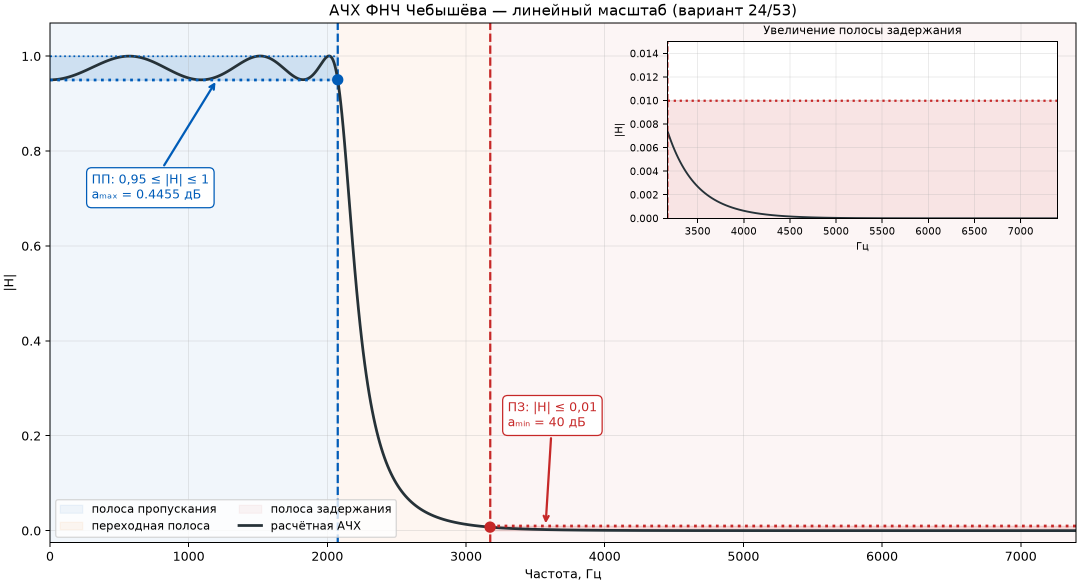
#> input picture лабораторные/исправленые/лаба3/АЧХ линейная — расчётный график.png, 2160 x 1170 px (shown at 1/2 size)
$ python -i annotate_reports.py   (imports and definitions only)
#> lines starting #> are read from the running program, lines starting #| are printed output that depends on the picture
#!/usr/bin/env python3
"""Размечает АЧХ ЛР №3 и №4 для варианта 12 / зачётки 06.

Стиль разметки повторяет предоставленные примеры: толстые цветные линии
границ ПП/ПЗ, горизонтальные контрольные уровни, двойная стрелка 40 дБ и
простые подписи без развёрнутых вычислений. Для ЛР №4 дополнительно
вставляется ответ на экспериментальное задание №3.

Исходные DOCX в `лабораторные/текущие/` не изменяются. Исправленные копии
создаются в `лабораторные/исправленые/лаба3/` и `.../лаба4/`.

Зависимость: Pillow (`python3 -m pip install pillow`).
"""

from __future__ import annotations

import argparse
import io
import shutil
import tempfile
from html import escape
from pathlib import Path
from xml.etree import ElementTree as ET
from zipfile import ZIP_DEFLATED, ZipFile

from PIL import Image, ImageDraw, ImageFont

ROOT = Path(__file__).resolve().parents[2]
CURRENT = ROOT / "лабораторные" / "текущие"
CORRECTED = ROOT / "лабораторные" / "исправленые"

# Правая граница частотной оси на всех четырёх скриншотах «Спектр-2».
F_DISPLAY_MAX = 5724.71

# Общие требования варианта 12 / зачётки 06.
F_ANALOG_PASS = 3740.0
F_ANALOG_STOP = 1440.0
A_MAX_DB = 0.4455
A_MIN_DB = 40.0
H_PASS_MIN = 10 ** (-A_MAX_DB / 20.0)  # 0,950003...
H_STOP_MAX = 10 ** (-A_MIN_DB / 20.0)  # 0,01

# ЛР №3: границы ЦФ после обычного билинейного преобразования.
LAB3_F_PASS = 2993.7161618711953
LAB3_F_STOP = 1380.7739127813281
LAB3_A_STOP = 40.07680786291414

# ЛР №4: преобразование с предыскажением.
LAB4_F_PASS = 3740.0
LAB4_F_STOP_40 = 1943.3571413406553
LAB4_A_AT_SPEC = 57.702526343701706
LAB4_H_AT_SPEC = 0.0013027877996048159

PASS = (0, 94, 184, 255)       # синяя ПП
STOP = (204, 38, 48, 255)      # красная ПЗ
SPEC = (145, 91, 0, 255)       # охра: заданная аналоговая граница
DARK = (30, 36, 42, 255)
WHITE = (255, 255, 255, 255)


# [14 lines left out: function font, not called in this run]


def is_green(pixel: tuple[int, ...]) -> bool:
    r, g, b = pixel[:3]
    return g > r + 18 and r > b + 18 and g > 120


# [27 lines left out: functions green_bounds, plot_reference, not called in this run]


def frequency_x(frequency: float, width: int) -> int:
    return round(frequency / F_DISPLAY_MAX * (width - 1))


# [493 lines left out: functions curve_y, dashed_line, plain_label, marker, double_arrow, leader and 12 more, not called in this run]


def process_lab3(source: Path, output_dir: Path) -> list[Path]:
    with ZipFile(source, "r") as docx:
        log_png = annotate_lab3_log(docx.read("word/media/image3.png"))
        linear_png = annotate_lab3_linear(docx.read("word/media/image4.png"))
    log_path = output_dir / "АЧХ логарифмическая — ЛР3 вариант 12 с отметками.png"
    linear_path = output_dir / "АЧХ линейная — ЛР3 вариант 12 с отметками.png"
    report_path = output_dir / "Лабораторная работа №3 (вариант 12, зачётка 06) — АЧХ с отметками.docx"
    output_dir.mkdir(parents=True, exist_ok=True)
    log_path.write_bytes(log_png)
    linear_path.write_bytes(linear_png)
    rebuild_docx(
        source,
        report_path,
        {"word/media/image3.png": log_png, "word/media/image4.png": linear_png},
    )
    return [report_path, log_path, linear_path]


# [40 lines left out: functions process_lab4, main, not called in this run]


# [2 lines not run here, left out]

>>> import cv2
>>> picture = cv2.imread('../../лабораторные/исправленые/лаба3/АЧХ линейная — расчётный график.png', cv2.IMREAD_GRAYSCALE)
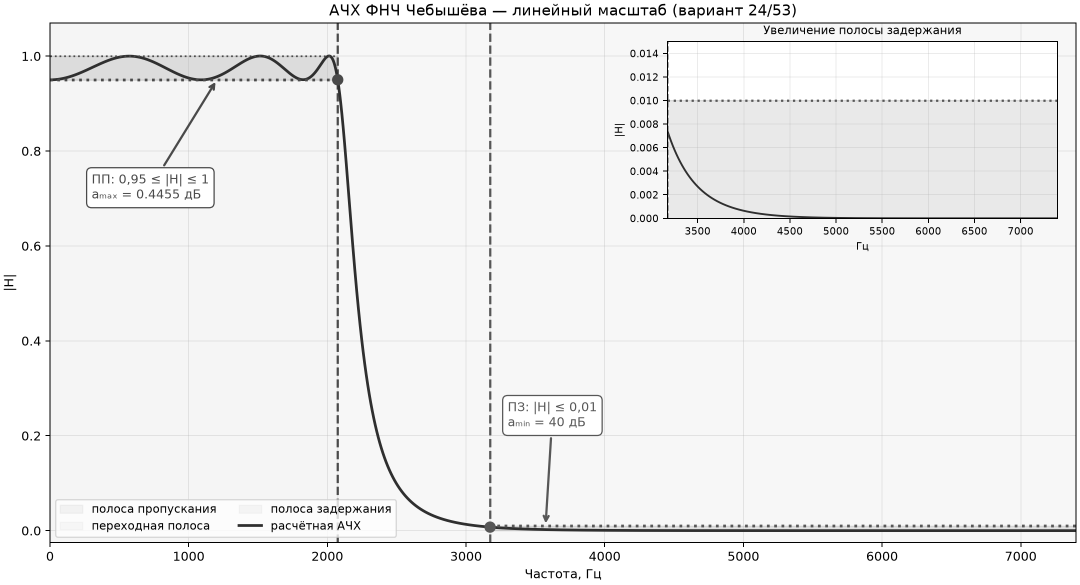
#> picture: shape (1170, 2160) (shown at 1/2 size); min 0, max 255, mean 240
>>> result = process_lab3(picture, 'out.png')
#> (the run stopped early here; a loop or call above may not have finished)

$ run again, on лабораторные/исправленые/лаба7/Амплитудный спектр импульсов — линейный масштаб — ЛР7 вариант 24 с отметками.png
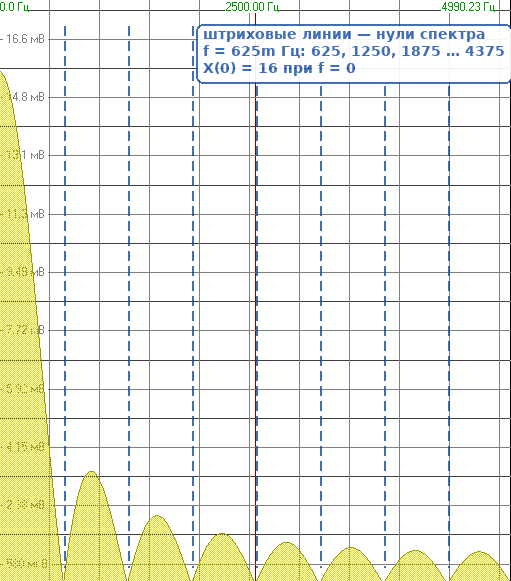
#> input picture лабораторные/исправленые/лаба7/Амплитудный спектр импульсов — линейный масштаб — ЛР7 вариант 24 с отметками.png, 511 x 581 px
#> `picture = cv2.imread('../../лабораторные/исправленые/лаба3/АЧХ линейна..`:
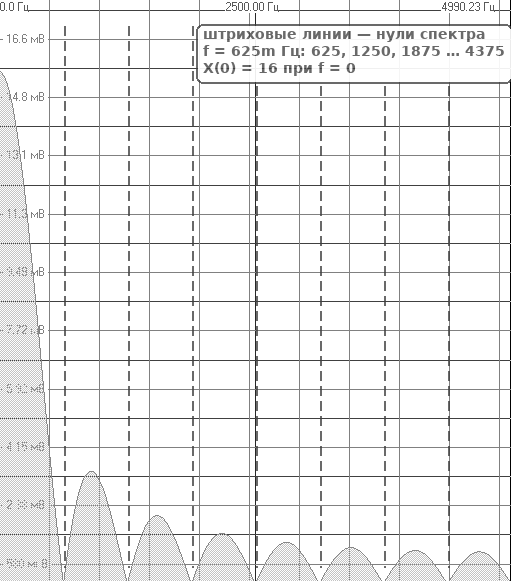
#> picture: shape (581, 511); min 0, max 255, mean 238.9

$ run again, on лабораторные/исправленые/лаба7/Амплитудный спектр импульсов — логарифмический масштаб — ЛР7 вариант 24 с отметками.png
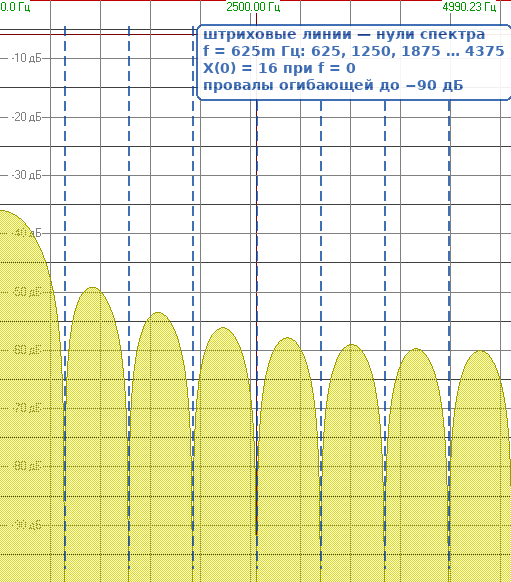
#> input picture лабораторные/исправленые/лаба7/Амплитудный спектр импульсов — логарифмический масштаб — ЛР7 вариант 24 с отметками.png, 511 x 582 px
#> `picture = cv2.imread('../../лабораторные/исправленые/лаба3/АЧХ линейна..`:
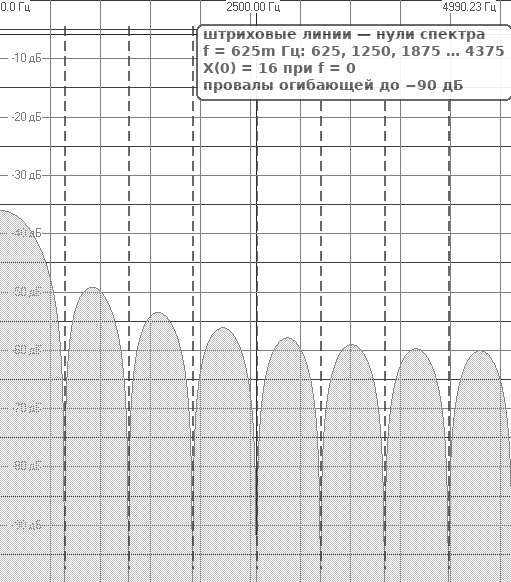
#> picture: shape (582, 511); min 38, max 255, mean 230.9
